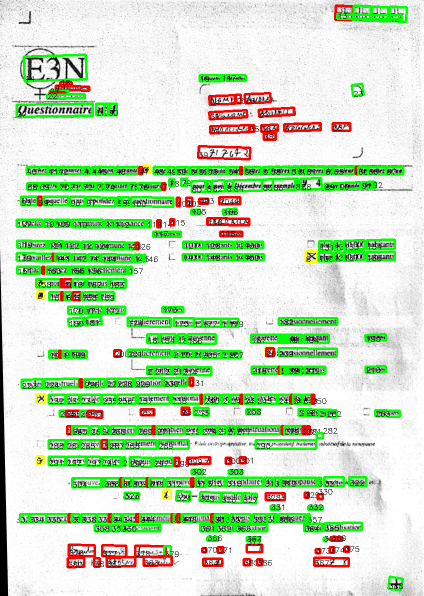
#> input picture analysis_steps/image_with_bounding_boxes.png, 848 x 1191 px, given in place of template.png, which was not available (shown at 1/2 size); the run also reads 1 picture not shown here
$ jupyter execute --allow-errors pipeline.ipynb   (older library calls are emulated)
#> lines starting #> are read from the running program, lines starting #| are printed output that depends on the picture; pictures that were not available may be replaced by others from this repository, and a replacement may not be noted
### functions.py
import cv2
import numpy as np
from google.cloud import documentai_v1 as documentai
from google.cloud import vision_v1 as vision
from google.api_core.client_options import ClientOptions
from google.oauth2 import service_account
import os
from skimage.metrics import structural_similarity as compare_ssim
from skimage.measure import shannon_entropy
from skimage.feature import graycomatrix, graycoprops
import random

# [475 lines left out: functions recognize_handwritten_text, superimpose_images, match_image_dimensions, align_to_template, mask_from_template, apply_mask and 10 more, not called in this run]

### utils/file_operations.py
import os

# [22 lines left out: functions delete_all_files_in_folder, delete_file, not called in this run]

### pipeline.ipynb
[cell 1]
import cv2
import numpy as np
import importlib
from google.cloud import documentai_v1 as documentai
from google.api_core.client_options import ClientOptions
from google.oauth2 import service_account
import os
from google.cloud import vision_v1 as vision
import functions as f
from utils import file_operations
import matplotlib.pyplot as plt
importlib.reload(file_operations)
importlib.reload(f)

[cell 2]
# Path to your downloaded service account key file
SERVICE_ACCOUNT_KEY = "D:\download\PD project\handwriting_extraction\prototyping_utils\google_cloud\handwritingdetection-441514-f70876cabf34.json"
#os.environ["GOOGLE_APPLICATION_CREDENTIALS"] = "C:\GoogleCloudPlatform\my-key.json"

# Document AI project and processor details
PROJECT_ID = "123214537106"
LOCATION = "eu"  # Use "us" or "eu" based on your location
PROCESSOR_ID = "810c0fc2fc415b29"  # The processor ID created in Document AI
FORM_PARSER_ID = "c7b6524d6df8b2a1"  # The processor ID created in Document AI
#PROCESSOR_ID = "ebb855230addc0e6"

# Set up credentials
credentials = service_account.Credentials.from_service_account_file(SERVICE_ACCOUNT_KEY)

opts = ClientOptions(api_endpoint=f"{LOCATION}-documentai.googleapis.com")
# Create a Document AI client
client = documentai.DocumentProcessorServiceClient(credentials=credentials,client_options=opts)
client = vision.ImageAnnotatorClient()

document_path_checkmarks="analysis_steps\\aligned_filled_template.png"
document_path_text="analysis_steps\\masked_filled_template_inverted.png"
# Load the images
#template = cv2.imread("template.png", cv2.IMREAD_GRAYSCALE)
filled_template_path="D:\download\PD project\handwriting_extraction\prototyping_utils\masking_template\\filled_template.jpg"
template_path="D:\download\PD project\handwriting_extraction\prototyping_utils\masking_template\\template.png"
template = cv2.imread(template_path, cv2.IMREAD_GRAYSCALE)
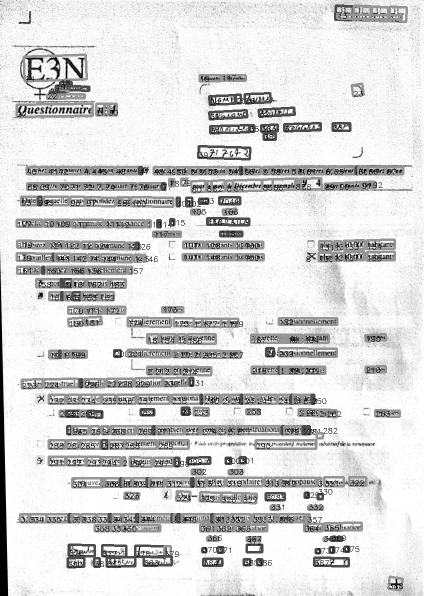
#> template: shape (1191, 848) (shown at 1/2 size); min 0, max 255, mean 216
filled_template = cv2.imread(filled_template_path, cv2.IMREAD_GRAYSCALE)
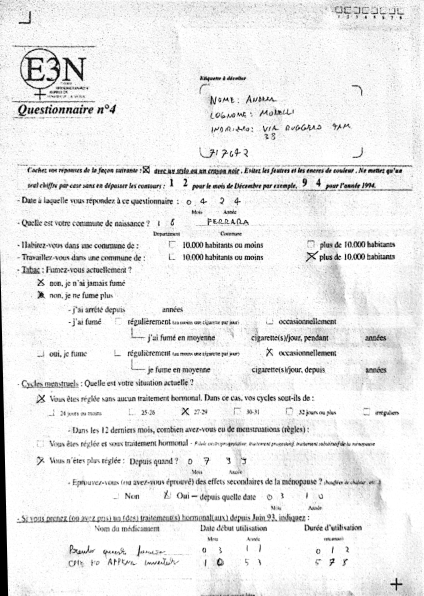
#> input picture analysis_steps/aligned_filled_template.png, 848 x 1191 px, given in place of filled_template.jpg, which was not available (shown at 1/2 size)
#> filled_template is the input picture: shape (1191, 848); min 0, max 255, mean 233.9
#template_rgb = cv2.imread("D:\download\PD project\handwriting_extraction\prototyping_utils\masking_template\\template.png")
#filled_template_rgb = cv2.imread("D:\download\PD project\handwriting_extraction\prototyping_utils\masking_template\\filled_template.jpg")

[cell 3]
# Example usage
folder = "analysis_steps"
file_operations.delete_all_files_in_folder(folder)

[cell 4]
#resized_filled_template=f.match_image_dimensions(filled_template_rgb, template_rgb)
#aligned_filled_template=f.align_to_template(resized_filled_template, template_rgb)
resized_filled_template=f.match_image_dimensions(filled_template, template)
aligned_filled_template=f.align_to_template(resized_filled_template, template)
#> in align_to_template, `keypoints1, descriptors1 = orb.detectAndCompute(template, None)`: keypoints1 = 500 keypoints; strongest (x, y, size): (396, 922, 31), (422, 1096, 31), (505, 1122, 31), (540, 1124, 31)
#> in align_to_template, `keypoints2, descriptors2 = orb.detectAndCompute(resized_filled_templat..`: keypoints2 = 500 keypoints; strongest (x, y, size): (666, 1118, 31), (346, 449, 31), (344, 450, 31), (452, 301, 31)
#> in align_to_template, `matches = bf.match(descriptors1, descriptors2)`: matches = 134 matches
#> in align_to_template, `good_matches = matches[:50]`: good_matches = 50 matches
#> in align_to_template, `points1 = np.float32([keypoints1[m.queryIdx].pt for m in good_matches]..`: points1 = 50 rows, first 8: [80.4, 132], [79.49, 140], [80.64, 142.6], [102.2, 136.8], [64.28, 141], [99.36, 224.6], [639.5, 246.3], [303, 521]
#> in align_to_template, `points2 = np.float32([keypoints2[m.trainIdx].pt for m in good_matches]..`: points2 = 50 rows, first 8: [80.4, 132], [79.49, 140], [80.64, 142.6], [102.2, 136.8], [64.28, 141], [99.36, 224.6], [196, 514], [203, 223.9]
#> in align_to_template, `H, mask = cv2.findHomography(points2, points1, cv2.RANSAC, 5.0)`: H = [[1.02, -0.0135, 0.562], [0.128, 0.962, -4.81], [0.000446, -0.000223, 1]]; mask = 50 values, max 1 at index 0, min 0 at index 6, mean 0.24
#> in align_to_template, `aligned_filled_template = cv2.warpPerspective(resized_filled_template,..`:
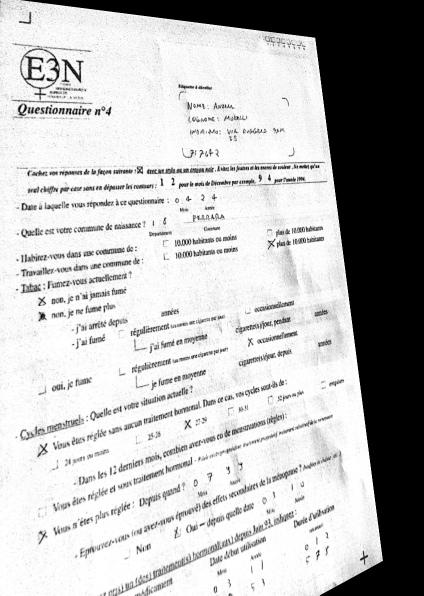
#> aligned_filled_template: shape (1191, 848) (shown at 1/2 size); min 0, max 255, mean 186.7

#> (a cell that did not finish here is left out)

[cell 6]
_,document = f.process_document(document_path_checkmarks,FORM_PARSER_ID,PROJECT_ID,LOCATION,client)
bounding_boxes=f.show_checkmarks(document_path_checkmarks, document,color=(255,0,0))
#> after the loop in show_checkmarks, `for page in document.pages:`: bounding_boxes = []
#> bounding_boxes = []
print(bounding_boxes)
#bounding_boxes=f.show_paragraphs(document_path_checkmarks, document,color=(0,0,255),bounding_boxes=bounding_boxes,file_name="paragraphs_pre.png")

[cell 7]
bounding_boxes=f.show_tokens(document_path_checkmarks, document,color=(0,255,0),bounding_boxes=bounding_boxes,file_name="tokens_pre.png")
print(bounding_boxes)

[cell 8]
for i in range(len(bounding_boxes)):
    bounding_boxes[i][0]=f.magnify_bb(bounding_boxes[i][0],magnification=1.5)
#> this loop made 0 passes
print(bounding_boxes)

[cell 9]
'''dilated_mask=f.mask_from_template(template)
masked_filled_template_inverted=f.apply_mask(aligned_filled_template, dilated_mask)
darken_roi=f.darken_roi(masked_filled_template_inverted)'''
# [4 lines of commented-out code are left out]

[cell 10]
operations=list({"average":1,"cc":0,"ssim":0.8,"histogram":0.8,"orb":10,"entropy":0.1,"contours":0,"texture":0.1,"edges":1000,"template":0.8}.keys())
data_list=[]
for o in operations:
    new_bounding_boxes=f.filter_typed(aligned_filled_template,template, bounding_boxes,operation=o)
    data_list.append(list(b[2] for b in new_bounding_boxes))
#> after the loop, data_list = [[], [], [], [], [], [], [], [], [], []]

[cell 11]
for i, (title, data) in enumerate(zip(operations, data_list)):
    plt.figure(i + 1)  # Create a new figure for each histogram
    plt.hist(data, bins=10, color='blue', alpha=0.7, edgecolor='black')
    plt.title(title)  # Set the title of the histogram
    plt.xlabel('Value')  # Label for x-axis
    plt.ylabel('Frequency')  # Label for y-axis
    plt.grid(True, linestyle='--', alpha=0.6)  # Add grid for better readability
#> this loop made 10 passes

plt.show()  # Display all figures
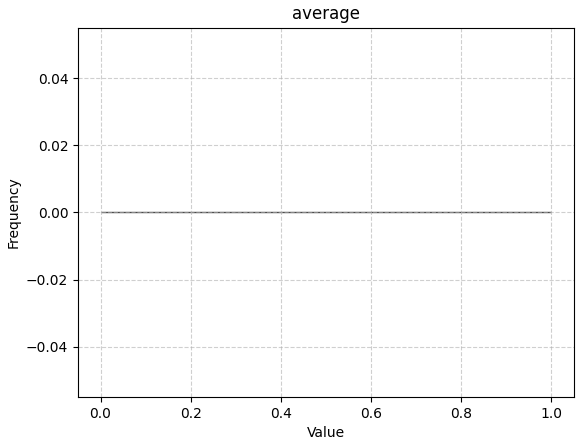
#> figure drawn by matplotlib, 1 panel
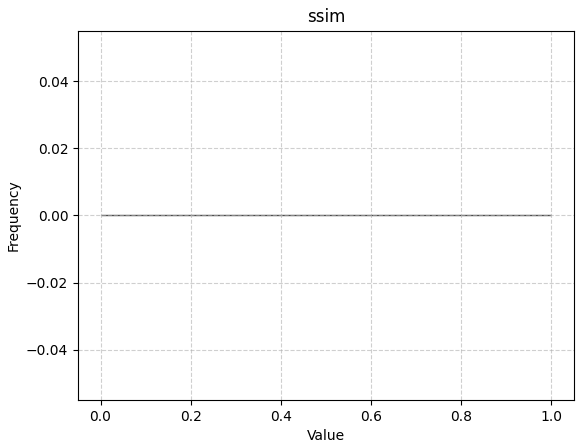
#> figure drawn by matplotlib, 1 panel

[cell 12]
importlib.reload(f)
file_operations.delete_all_files_in_folder("Frames")
new_bounding_boxes=f.filter_typed(aligned_filled_template,template, bounding_boxes,operation="cc",operation_2="average")
#> after the loop in filter_typed, `for i,b in enumerate(bounding_boxes):`: bounding_boxes = []
#> new_bounding_boxes = []
print(new_bounding_boxes)
#f.process_bounding_box(template, [(0,0),(template.shape[1],0),(template.shape[1],template.shape[0]),(0,template.shape[0])], file_name="processed.png")

[cell 13]
#f.show_bounding_boxes(cv2.imread("analysis_steps\\processed.png", cv2.IMREAD_GRAYSCALE), new_bounding_boxes,file_name="mask_image_with_bounding_boxes.png")
f.show_bounding_boxes(aligned_filled_template, new_bounding_boxes)#,file_name="cc_entropy_image_with_bounding_boxes.png")
#https://chatgpt.com/share/673b6b45-2330-8010-bfb9-d9cfaed3a7e1 other features

#> (a cell that did not finish here is left out)
